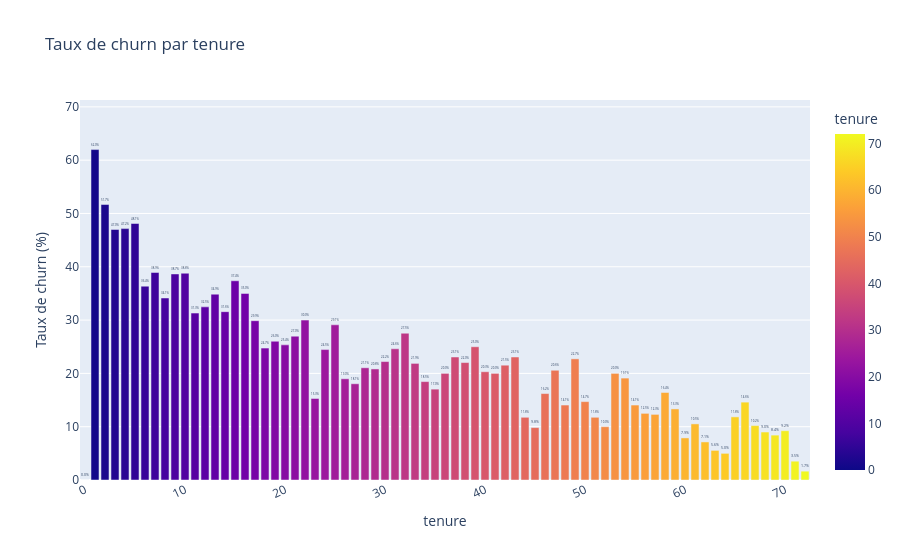
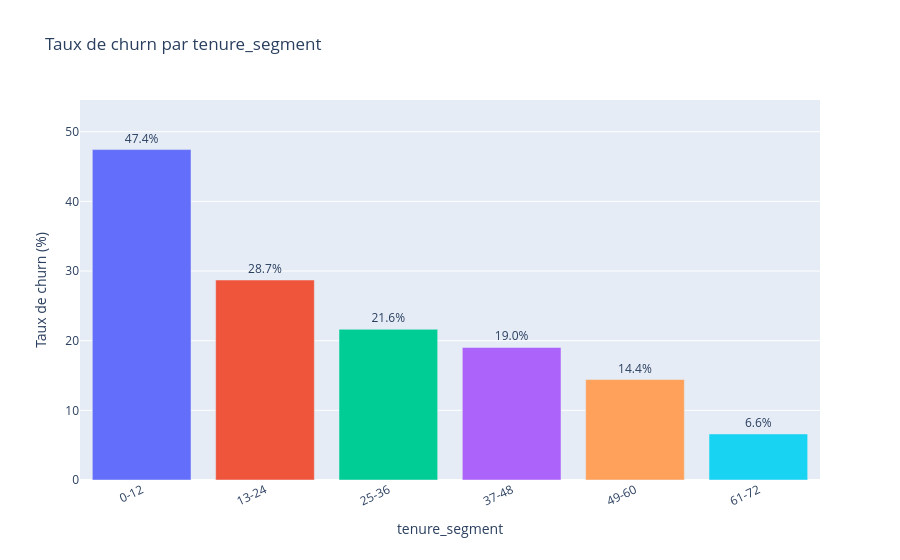
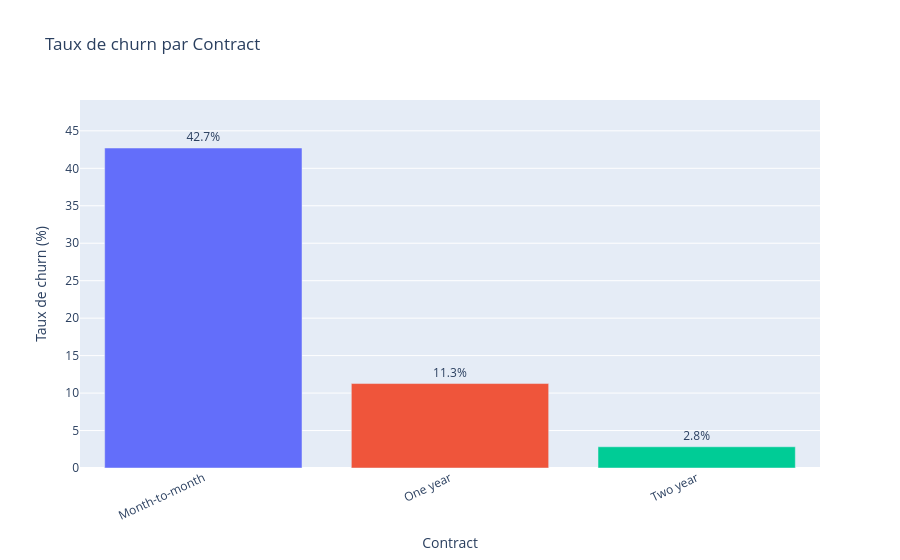
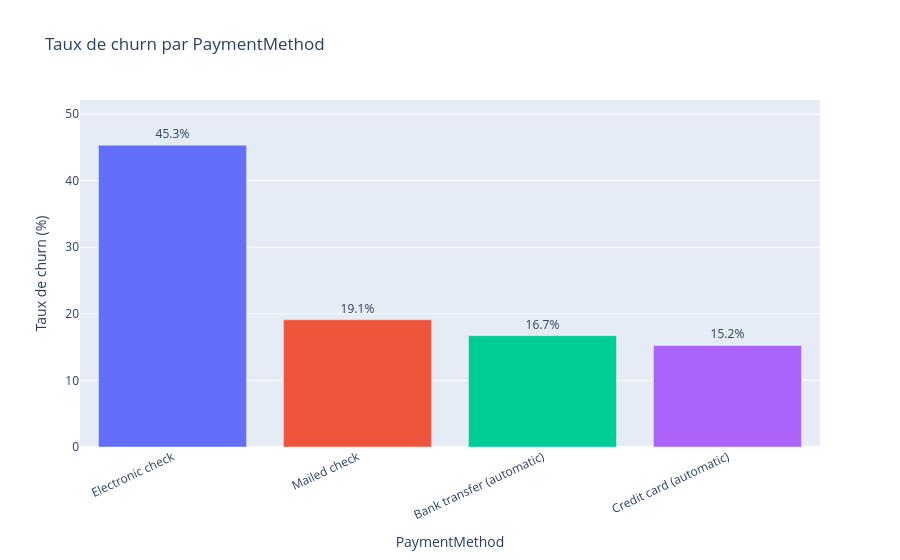

Source (notebook cell) for these figures, in order:
### Markdown cell above
Definition du protocole d'evalutaion

Split : train / validation / test (stratifié  Churn)
Métriques : ROC-AUC, Precision, Recall, F1-score
Déséquilibre : prise en compte via l’analyse de ces métriques (notamment Recall/F1 sur churn)

### Code cell
def plot_churn_rate_bar(data, segment_col, title=None):
    """
    Calcule et affiche le taux de churn par segment sous forme de bar chart Plotly.

    La fonction s'appuie sur la colonne `Churn_num` (0 = non churn, 1 = churn),
    agrège par `segment_col`, convertit la moyenne en pourcentage, imprime le
    tableau résultant, puis affiche un graphique en barres trié du taux le plus
    élevé au plus faible.

    Parameters
    ----------
    data : pandas.DataFrame
        DataFrame contenant au minimum les colonnes `Churn_num` et `segment_col`.
    segment_col : str
        Colonne de segmentation utilisée pour le groupement
        (ex. `Contract`, `PaymentMethod`, `tenure_segment`).
    title : str, optional
        Titre personnalisé du graphique. Si `None`, un titre par défaut est utilisé.

    Returns
    -------
    None
        La fonction affiche le tableau agrégé dans la console et le graphique Plotly.
    """
    
    
    
    
    tmp = (
        data.groupby(segment_col, dropna=False)["Churn_num"]
            .mean()
            .mul(100)
            .reset_index(name="churn_rate")
            .sort_values("churn_rate", ascending=False)
    )

    print(f"\n--- {segment_col} ---")
    print(tmp)

    fig = px.bar(
        tmp,
        x=segment_col,
        y="churn_rate",
        color=segment_col,  # une couleur différente par barre
        text=tmp["churn_rate"].round(1).astype(str) + "%",
        labels={segment_col: segment_col, "churn_rate": "Taux de churn (%)"},
        title=title or f"Taux de churn par {segment_col}"
    )

    fig.update_traces(textposition="outside")
    fig.update_layout(
        showlegend=False,
        xaxis_tickangle=-25,
        yaxis_range=[0, max(5, tmp["churn_rate"].max() * 1.15)]
    )
    fig.show()


# Churn yes/no -> 0/1
df["Churn_num"] = (df["Churn"]
                    .astype(str).str.strip().str.lower()
                    .map({"yes": 1, "no": 0,"1": 1, "0": 0,"true": 1, "false": 0
                    })
                    )



# Segment tenure
bins = [0, 12, 24, 36, 48, 60, 72]
labels = ["0-12", "13-24", "25-36", "37-48", "49-60", "61-72"]
df["tenure_segment"] = pd.cut(df["tenure"], bins=bins, labels=labels, include_lowest=True)

# Génération de tous les graphes
segments = [
    "tenure",
    "tenure_segment",
    "Contract",
    "PaymentMethod",
    "PhoneService",
    "OnlineSecurity",
    "MultipleLines",
    "InternetService",
    "OnlineBackup",
    "DeviceProtection",
    "TechSupport",
    "StreamingTV",
    "StreamingMovies",
    "PaperlessBilling",
    "Dependents",
    "Partner",
    "SeniorCitizen",
    "gender"
]

for col in segments:
    if col in df.columns:
        plot_churn_rate_bar(df, col, f"Taux de churn par {col}")
    else:
        print(f"Colonne absente: {col}")

### Figure 1 — Plotly figure (JSON) as saved in the notebook; plotly's stock layout.template omitted (floating-point values rounded to 4 significant figures)
{"data": [{"hovertemplate": "tenure=%{marker.color}<br>Taux de churn (%)=%{y}<br>text=%{text}<extra></extra>", "legendgroup": "", "marker": {"color": [1, 2, 5, 4, 3, 7, 10, 9, 15, 6, 16, 13, 8, 12, 14, 11, 22, 17, 25, 32, 21, 19, 20, 39, 18, 31, 24, 43, 37, 49, 30, 38, 33, 42, 28, 29, 47, 40, 41, 36, 53, 54, 26, 34, 27, 35, 58, 46, 23, 50, 66, 48, 55, 59, 56, 57, 65, 44, 51, 61, 67, 52, 45, 70, 68, 69, 60, 62, 63, 64, 71, 72, 0], "coloraxis": "coloraxis", "pattern": {"shape": ""}}, "name": "", "orientation": "v", "showlegend": false, "text": ["62.0%", "51.7%", "48.1%", "47.2%", "47.0%", "38.9%", "38.8%", "38.7%", "37.4%", "36.4%", "35.0%", "34.9%", "34.1%", "32.5%", "31.6%", "31.3%", "30.0%", "29.9%", "29.1%", "27.5%", "27.0%", "26.0%", "25.4%", "25.0%", "24.7%", "24.6%", "24.5%", "23.1%", "23.1%", "22.7%", "22.2%", "22.0%", "21.9%", "21.5%", "21.1%", "20.8%", "20.6%", "20.3%", "20.0%", "20.0%", "20.0%", "19.1%", "19.0%", "18.5%", "18.1%", "17.0%", "16.4%", "16.2%", "15.3%", "14.7%", "14.6%", "14.1%", "14.1%", "13.3%", "12.5%", "12.3%", "11.8%", "11.8%", "11.8%", "10.5%", "10.2%", "10.0%", "9.8%", "9.2%", "9.0%", "8.4%", "7.9%", "7.1%", "5.6%", "5.0%", "3.5%", "1.7%", "0.0%"], "textposition": "outside", "type": "bar", "x": [1, 2, 5, 4, 3, 7, 10, 9, 15, 6, 16, 13, 8, 12, 14, 11, 22, 17, 25, 32, 21, 19, 20, 39, 18, 31, 24, 43, 37, 49, 30, 38, 33, 42, 28, 29, 47, 40, 41, 36, 53, 54, 26, 34, 27, 35, 58, 46, 23, 50, 66, 48, 55, 59, 56, 57, 65, 44, 51, 61, 67, 52, 45, 70, 68, 69, 60, 62, 63, 64, 71, 72, 0], "xaxis": "x", "y": [61.99, 51.68, 48.12, 47.16, 47.0, 38.93, 38.79, 38.66, 37.37, 36.36, 35.0, 34.86, 34.15, 32.48, 31.58, 31.31, 30.0, 29.89, 29.11, 27.54, 26.98, 26.03, 25.35, 25.0, 24.74, 24.62, 24.47, 23.08, 23.08, 22.73, 22.22, 22.03, 21.88, 21.54, 21.05, 20.83, 20.59, 20.31, 20.0, 20.0, 20.0, 19.12, 18.99, 18.46, 18.06, 17.05, 16.42, 16.22, 15.29, 14.71, 14.61, 14.06, 14.06, 13.33, 12.5, 12.31, 11.84, 11.76, 11.76, 10.53, 10.2, 10.0, 9.836, 9.244, 9.0, 8.421, 7.895, 7.143, 5.556, 5.0, 3.529, 1.657, 0.0], "yaxis": "y"}], "layout": {"barmode": "relative", "coloraxis": {"colorbar": {"title": {"text": "tenure"}}, "colorscale": [[0, "#0d0887"], [0.1111, "#46039f"], [0.2222, "#7201a8"], [0.3333, "#9c179e"], [0.4444, "#bd3786"], [0.5556, "#d8576b"], [0.6667, "#ed7953"], [0.7778, "#fb9f3a"], [0.8889, "#fdca26"], [1, "#f0f921"]]}, "legend": {"tracegroupgap": 0}, "showlegend": false, "title": {"text": "Taux de churn par tenure"}, "xaxis": {"anchor": "y", "domain": [0, 1], "tickangle": -25, "title": {"text": "tenure"}}, "yaxis": {"anchor": "x", "domain": [0, 1], "range": [0, 71.29], "title": {"text": "Taux de churn (%)"}}}}

### Figure 2 — Plotly figure (JSON) as saved in the notebook; plotly's stock layout.template omitted (floating-point values rounded to 4 significant figures)
{"data": [{"hovertemplate": "tenure_segment=%{x}<br>Taux de churn (%)=%{y}<br>text=%{text}<extra></extra>", "legendgroup": "0-12", "marker": {"color": "#636efa", "pattern": {"shape": ""}}, "name": "0-12", "orientation": "v", "showlegend": true, "text": ["47.4%"], "textposition": "outside", "type": "bar", "x": ["0-12"], "xaxis": "x", "y": [47.44], "yaxis": "y"}, {"hovertemplate": "tenure_segment=%{x}<br>Taux de churn (%)=%{y}<br>text=%{text}<extra></extra>", "legendgroup": "13-24", "marker": {"color": "#EF553B", "pattern": {"shape": ""}}, "name": "13-24", "orientation": "v", "showlegend": true, "text": ["28.7%"], "textposition": "outside", "type": "bar", "x": ["13-24"], "xaxis": "x", "y": [28.71], "yaxis": "y"}, {"hovertemplate": "tenure_segment=%{x}<br>Taux de churn (%)=%{y}<br>text=%{text}<extra></extra>", "legendgroup": "25-36", "marker": {"color": "#00cc96", "pattern": {"shape": ""}}, "name": "25-36", "orientation": "v", "showlegend": true, "text": ["21.6%"], "textposition": "outside", "type": "bar", "x": ["25-36"], "xaxis": "x", "y": [21.63], "yaxis": "y"}, {"hovertemplate": "tenure_segment=%{x}<br>Taux de churn (%)=%{y}<br>text=%{text}<extra></extra>", "legendgroup": "37-48", "marker": {"color": "#ab63fa", "pattern": {"shape": ""}}, "name": "37-48", "orientation": "v", "showlegend": true, "text": ["19.0%"], "textposition": "outside", "type": "bar", "x": ["37-48"], "xaxis": "x", "y": [19.03], "yaxis": "y"}, {"hovertemplate": "tenure_segment=%{x}<br>Taux de churn (%)=%{y}<br>text=%{text}<extra></extra>", "legendgroup": "49-60", "marker": {"color": "#FFA15A", "pattern": {"shape": ""}}, "name": "49-60", "orientation": "v", "showlegend": true, "text": ["14.4%"], "textposition": "outside", "type": "bar", "x": ["49-60"], "xaxis": "x", "y": [14.42], "yaxis": "y"}, {"hovertemplate": "tenure_segment=%{x}<br>Taux de churn (%)=%{y}<br>text=%{text}<extra></extra>", "legendgroup": "61-72", "marker": {"color": "#19d3f3", "pattern": {"shape": ""}}, "name": "61-72", "orientation": "v", "showlegend": true, "text": ["6.6%"], "textposition": "outside", "type": "bar", "x": ["61-72"], "xaxis": "x", "y": [6.61], "yaxis": "y"}], "layout": {"barmode": "relative", "legend": {"title": {"text": "tenure_segment"}, "tracegroupgap": 0}, "showlegend": false, "title": {"text": "Taux de churn par tenure_segment"}, "xaxis": {"anchor": "y", "categoryarray": ["0-12", "13-24", "25-36", "37-48", "49-60", "61-72"], "categoryorder": "array", "domain": [0, 1], "tickangle": -25, "title": {"text": "tenure_segment"}}, "yaxis": {"anchor": "x", "domain": [0, 1], "range": [0, 54.55], "title": {"text": "Taux de churn (%)"}}}}

### Figure 3 — Plotly figure (JSON) as saved in the notebook; plotly's stock layout.template omitted (floating-point values rounded to 4 significant figures)
{"data": [{"hovertemplate": "Contract=%{x}<br>Taux de churn (%)=%{y}<br>text=%{text}<extra></extra>", "legendgroup": "Month-to-month", "marker": {"color": "#636efa", "pattern": {"shape": ""}}, "name": "Month-to-month", "orientation": "v", "showlegend": true, "text": ["42.7%"], "textposition": "outside", "type": "bar", "x": ["Month-to-month"], "xaxis": "x", "y": [42.71], "yaxis": "y"}, {"hovertemplate": "Contract=%{x}<br>Taux de churn (%)=%{y}<br>text=%{text}<extra></extra>", "legendgroup": "One year", "marker": {"color": "#EF553B", "pattern": {"shape": ""}}, "name": "One year", "orientation": "v", "showlegend": true, "text": ["11.3%"], "textposition": "outside", "type": "bar", "x": ["One year"], "xaxis": "x", "y": [11.27], "yaxis": "y"}, {"hovertemplate": "Contract=%{x}<br>Taux de churn (%)=%{y}<br>text=%{text}<extra></extra>", "legendgroup": "Two year", "marker": {"color": "#00cc96", "pattern": {"shape": ""}}, "name": "Two year", "orientation": "v", "showlegend": true, "text": ["2.8%"], "textposition": "outside", "type": "bar", "x": ["Two year"], "xaxis": "x", "y": [2.832], "yaxis": "y"}], "layout": {"barmode": "relative", "legend": {"title": {"text": "Contract"}, "tracegroupgap": 0}, "showlegend": false, "title": {"text": "Taux de churn par Contract"}, "xaxis": {"anchor": "y", "categoryarray": ["Month-to-month", "One year", "Two year"], "categoryorder": "array", "domain": [0, 1], "tickangle": -25, "title": {"text": "Contract"}}, "yaxis": {"anchor": "x", "domain": [0, 1], "range": [0, 49.12], "title": {"text": "Taux de churn (%)"}}}}

### Figure 4 — Plotly figure (JSON) as saved in the notebook; plotly's stock layout.template omitted (floating-point values rounded to 4 significant figures)
{"data": [{"hovertemplate": "PaymentMethod=%{x}<br>Taux de churn (%)=%{y}<br>text=%{text}<extra></extra>", "legendgroup": "Electronic check", "marker": {"color": "#636efa", "pattern": {"shape": ""}}, "name": "Electronic check", "orientation": "v", "showlegend": true, "text": ["45.3%"], "textposition": "outside", "type": "bar", "x": ["Electronic check"], "xaxis": "x", "y": [45.29], "yaxis": "y"}, {"hovertemplate": "PaymentMethod=%{x}<br>Taux de churn (%)=%{y}<br>text=%{text}<extra></extra>", "legendgroup": "Mailed check", "marker": {"color": "#EF553B", "pattern": {"shape": ""}}, "name": "Mailed check", "orientation": "v", "showlegend": true, "text": ["19.1%"], "textposition": "outside", "type": "bar", "x": ["Mailed check"], "xaxis": "x", "y": [19.11], "yaxis": "y"}, {"hovertemplate": "PaymentMethod=%{x}<br>Taux de churn (%)=%{y}<br>text=%{text}<extra></extra>", "legendgroup": "Bank transfer (automatic)", "marker": {"color": "#00cc96", "pattern": {"shape": ""}}, "name": "Bank transfer (automatic)", "orientation": "v", "showlegend": true, "text": ["16.7%"], "textposition": "outside", "type": "bar", "x": ["Bank transfer (automatic)"], "xaxis": "x", "y": [16.71], "yaxis": "y"}, {"hovertemplate": "PaymentMethod=%{x}<br>Taux de churn (%)=%{y}<br>text=%{text}<extra></extra>", "legendgroup": "Credit card (automatic)", "marker": {"color": "#ab63fa", "pattern": {"shape": ""}}, "name": "Credit card (automatic)", "orientation": "v", "showlegend": true, "text": ["15.2%"], "textposition": "outside", "type": "bar", "x": ["Credit card (automatic)"], "xaxis": "x", "y": [15.24], "yaxis": "y"}], "layout": {"barmode": "relative", "legend": {"title": {"text": "PaymentMethod"}, "tracegroupgap": 0}, "showlegend": false, "title": {"text": "Taux de churn par PaymentMethod"}, "xaxis": {"anchor": "y", "categoryarray": ["Electronic check", "Mailed check", "Bank transfer (automatic)", "Credit card (automatic)"], "categoryorder": "array", "domain": [0, 1], "tickangle": -25, "title": {"text": "PaymentMethod"}}, "yaxis": {"anchor": "x", "domain": [0, 1], "range": [0, 52.08], "title": {"text": "Taux de churn (%)"}}}}
